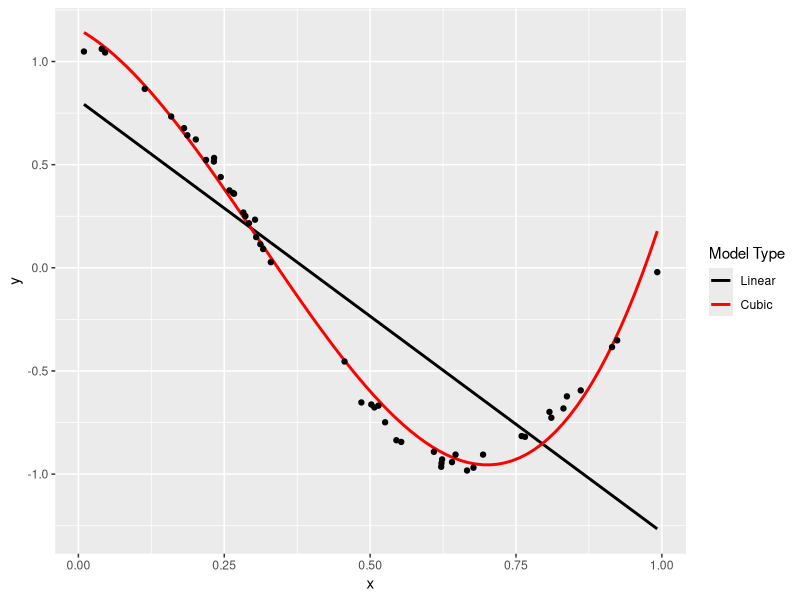
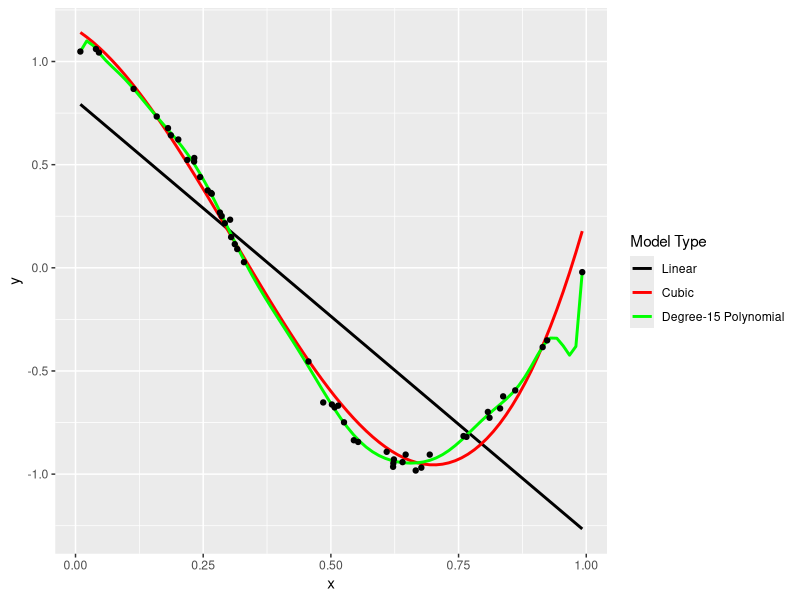
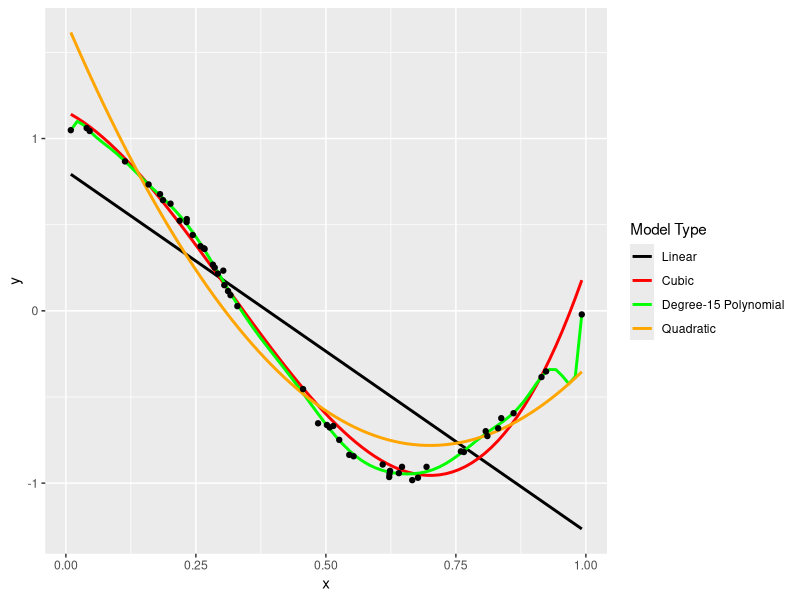

Recreate these plots in R, in order.
## ---- chunk 1
knitr::opts_chunk$set(echo = TRUE)
library(tidyverse)
## ---- chunk 2
# data setting taken from: https://scikit-learn.org/stable/auto_examples/model_selection/plot_underfitting_overfitting.html
true_fun <- function(x){
    cos(1.5 * pi * x)
}
    set.seed(1234)

n_samples <- 50


x <- runif(n_samples)
y <- true_fun(x) + runif(n_samples) * 0.1
dat <- tibble(x = x, y = y)
## ---- chunk 3
dat %>% ggplot(aes(x = x, y = y))  + 
    geom_smooth(method = "lm", se = F, aes(color = "black"))+
    geom_smooth(method = "lm",formula = y ~ poly(x,3), se = F, aes(color = "red")) +
    geom_point()+
    scale_color_identity(guide = "legend",
                         name = "Model Type",
                         breaks = c("black", "red"),
                         labels = c("Linear", "Cubic"))

## ---- chunk 4
dat %>% ggplot(aes(x = x, y = y))  + 
    geom_smooth(method = "lm", se = F, aes(color = "black"))+
    geom_smooth(method = "lm",formula = y ~ poly(x,3), se = F, aes(color = "red"))+
    geom_smooth(method = "lm",formula = y ~ poly(x,15), se = F, aes(color = "green"))+
    geom_point() +
    scale_color_identity(guide = "legend",
                         name = "Model Type",
                         breaks = c("black", "red", "green"),
                         labels = c("Linear", "Cubic", "Degree-15 Polynomial"))

## ---- chunk 5
dat %>% ggplot(aes(x = x, y = y))  + 
    geom_smooth(method = "lm", se = F, aes(color = "black"))+
    geom_smooth(method = "lm",formula = y ~ poly(x,3), se = F, aes(color = "red"))+
    geom_smooth(method = "lm",formula = y ~ poly(x,15), se = F, aes(color = "green"))+
    geom_smooth(method = "lm",formula = y ~ poly(x,2), se = F, aes(color = "orange"))+
    geom_point() +
    scale_color_identity(guide = "legend",
                         name = "Model Type",
                         breaks = c("black", "red", "green", "orange"),
                         labels = c("Linear", "Cubic", "Degree-15 Polynomial", "Quadratic"))
## ---- chunk 6
knitr::include_app("https://pvossler.shinyapps.io/polynomials_plot/", height = "600px")
